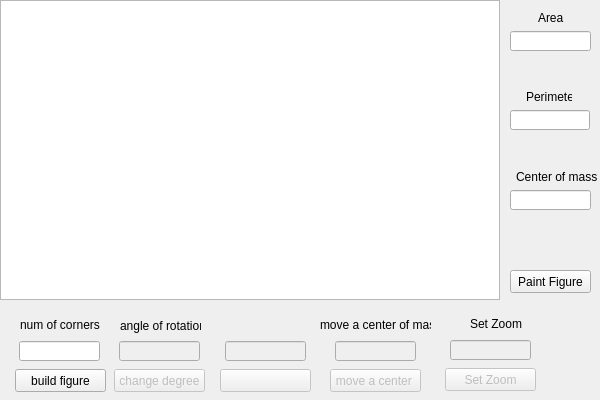
<?xml version="1.0" encoding="UTF-8"?>
<ui version="4.0">
 <class>MainWindow</class>
 <widget class="QMainWindow" name="MainWindow">
  <property name="geometry">
   <rect>
    <x>0</x>
    <y>0</y>
    <width>600</width>
    <height>400</height>
   </rect>
  </property>
  <property name="minimumSize">
   <size>
    <width>600</width>
    <height>400</height>
   </size>
  </property>
  <property name="maximumSize">
   <size>
    <width>600</width>
    <height>400</height>
   </size>
  </property>
  <property name="windowTitle">
   <string>Builder Figures</string>
  </property>
  <widget class="QWidget" name="centralwidget">
   <widget class="QGraphicsView" name="graphicsView">
    <property name="geometry">
     <rect>
      <x>0</x>
      <y>0</y>
      <width>500</width>
      <height>300</height>
     </rect>
    </property>
    <property name="minimumSize">
     <size>
      <width>500</width>
      <height>300</height>
     </size>
    </property>
    <property name="maximumSize">
     <size>
      <width>500</width>
      <height>300</height>
     </size>
    </property>
    <property name="verticalScrollBarPolicy">
     <enum>Qt::ScrollBarAlwaysOff</enum>
    </property>
    <property name="horizontalScrollBarPolicy">
     <enum>Qt::ScrollBarAlwaysOff</enum>
    </property>
    <property name="sizeAdjustPolicy">
     <enum>QAbstractScrollArea::AdjustIgnored</enum>
    </property>
    <property name="transformationAnchor">
     <enum>QGraphicsView::NoAnchor</enum>
    </property>
    <property name="viewportUpdateMode">
     <enum>QGraphicsView::BoundingRectViewportUpdate</enum>
    </property>
   </widget>
   <widget class="QPushButton" name="Start_Build_Figure">
    <property name="geometry">
     <rect>
      <x>15</x>
      <y>369</y>
      <width>91</width>
      <height>23</height>
     </rect>
    </property>
    <property name="text">
     <string>build figure</string>
    </property>
   </widget>
   <widget class="QLineEdit" name="Input_Corners">
    <property name="geometry">
     <rect>
      <x>19</x>
      <y>341</y>
      <width>81</width>
      <height>20</height>
     </rect>
    </property>
   </widget>
   <widget class="QLineEdit" name="Input_Degree">
    <property name="enabled">
     <bool>false</bool>
    </property>
    <property name="geometry">
     <rect>
      <x>119</x>
      <y>341</y>
      <width>81</width>
      <height>20</height>
     </rect>
    </property>
   </widget>
   <widget class="QPushButton" name="Start_Change_Degree">
    <property name="enabled">
     <bool>false</bool>
    </property>
    <property name="geometry">
     <rect>
      <x>114</x>
      <y>369</y>
      <width>91</width>
      <height>23</height>
     </rect>
    </property>
    <property name="text">
     <string>change degree</string>
    </property>
   </widget>
   <widget class="QLabel" name="label">
    <property name="geometry">
     <rect>
      <x>20</x>
      <y>315</y>
      <width>81</width>
      <height>20</height>
     </rect>
    </property>
    <property name="text">
     <string>num of corners</string>
    </property>
   </widget>
   <widget class="QLabel" name="label_2">
    <property name="geometry">
     <rect>
      <x>120</x>
      <y>318</y>
      <width>81</width>
      <height>16</height>
     </rect>
    </property>
    <property name="text">
     <string>angle of rotation</string>
    </property>
   </widget>
   <widget class="QLabel" name="Dinamic_Label">
    <property name="geometry">
     <rect>
      <x>231</x>
      <y>315</y>
      <width>81</width>
      <height>20</height>
     </rect>
    </property>
    <property name="text">
     <string/>
    </property>
   </widget>
   <widget class="QLineEdit" name="Input_Change_Node">
    <property name="enabled">
     <bool>false</bool>
    </property>
    <property name="geometry">
     <rect>
      <x>225</x>
      <y>341</y>
      <width>81</width>
      <height>20</height>
     </rect>
    </property>
   </widget>
   <widget class="QPushButton" name="pushButton_3">
    <property name="enabled">
     <bool>false</bool>
    </property>
    <property name="geometry">
     <rect>
      <x>220</x>
      <y>369</y>
      <width>91</width>
      <height>23</height>
     </rect>
    </property>
    <property name="text">
     <string/>
    </property>
   </widget>
   <widget class="QLabel" name="label_4">
    <property name="geometry">
     <rect>
      <x>538</x>
      <y>11</y>
      <width>47</width>
      <height>13</height>
     </rect>
    </property>
    <property name="text">
     <string>Area</string>
    </property>
   </widget>
   <widget class="QLineEdit" name="Output_Area">
    <property name="enabled">
     <bool>true</bool>
    </property>
    <property name="geometry">
     <rect>
      <x>510</x>
      <y>31</y>
      <width>81</width>
      <height>20</height>
     </rect>
    </property>
   </widget>
   <widget class="QLabel" name="label_5">
    <property name="geometry">
     <rect>
      <x>526</x>
      <y>90</y>
      <width>46</width>
      <height>13</height>
     </rect>
    </property>
    <property name="text">
     <string>Perimeter</string>
    </property>
   </widget>
   <widget class="QLineEdit" name="Output_Perimeter">
    <property name="enabled">
     <bool>true</bool>
    </property>
    <property name="geometry">
     <rect>
      <x>510</x>
      <y>110</y>
      <width>80</width>
      <height>20</height>
     </rect>
    </property>
   </widget>
   <widget class="QLabel" name="label_6">
    <property name="geometry">
     <rect>
      <x>516</x>
      <y>170</y>
      <width>90</width>
      <height>13</height>
     </rect>
    </property>
    <property name="text">
     <string>Center of mass</string>
    </property>
   </widget>
   <widget class="QLineEdit" name="Output_Center_Of_Mass">
    <property name="enabled">
     <bool>true</bool>
    </property>
    <property name="geometry">
     <rect>
      <x>510</x>
      <y>190</y>
      <width>81</width>
      <height>20</height>
     </rect>
    </property>
   </widget>
   <widget class="QLabel" name="label_7">
    <property name="geometry">
     <rect>
      <x>320</x>
      <y>315</y>
      <width>111</width>
      <height>20</height>
     </rect>
    </property>
    <property name="text">
     <string>move a center of mass</string>
    </property>
   </widget>
   <widget class="QLineEdit" name="Input_Change_Center">
    <property name="enabled">
     <bool>false</bool>
    </property>
    <property name="geometry">
     <rect>
      <x>335</x>
      <y>341</y>
      <width>81</width>
      <height>20</height>
     </rect>
    </property>
   </widget>
   <widget class="QPushButton" name="Start_Move_Center">
    <property name="enabled">
     <bool>false</bool>
    </property>
    <property name="geometry">
     <rect>
      <x>330</x>
      <y>369</y>
      <width>91</width>
      <height>23</height>
     </rect>
    </property>
    <property name="text">
     <string>move a center </string>
    </property>
   </widget>
   <widget class="QPushButton" name="Paint_Figure">
    <property name="geometry">
     <rect>
      <x>510</x>
      <y>270</y>
      <width>81</width>
      <height>23</height>
     </rect>
    </property>
    <property name="text">
     <string>Paint Figure</string>
    </property>
   </widget>
   <widget class="QPushButton" name="Start_Zoom">
    <property name="enabled">
     <bool>false</bool>
    </property>
    <property name="geometry">
     <rect>
      <x>445</x>
      <y>368</y>
      <width>91</width>
      <height>23</height>
     </rect>
    </property>
    <property name="text">
     <string>Set Zoom</string>
    </property>
   </widget>
   <widget class="QLabel" name="label_8">
    <property name="geometry">
     <rect>
      <x>470</x>
      <y>314</y>
      <width>111</width>
      <height>20</height>
     </rect>
    </property>
    <property name="text">
     <string>Set Zoom</string>
    </property>
   </widget>
   <widget class="QLineEdit" name="Input_Zoom">
    <property name="enabled">
     <bool>false</bool>
    </property>
    <property name="geometry">
     <rect>
      <x>450</x>
      <y>340</y>
      <width>81</width>
      <height>20</height>
     </rect>
    </property>
    <property name="text">
     <string/>
    </property>
   </widget>
  </widget>
 </widget>
 <resources/>
 <connections/>
</ui>
